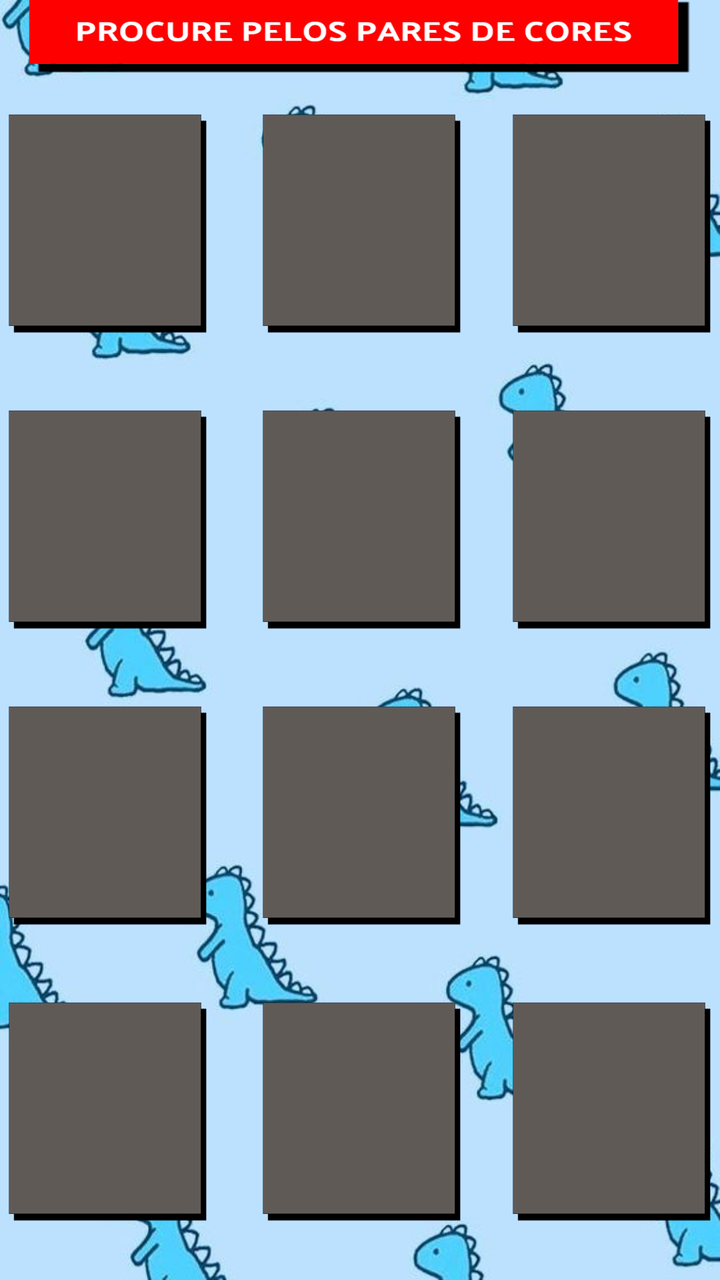
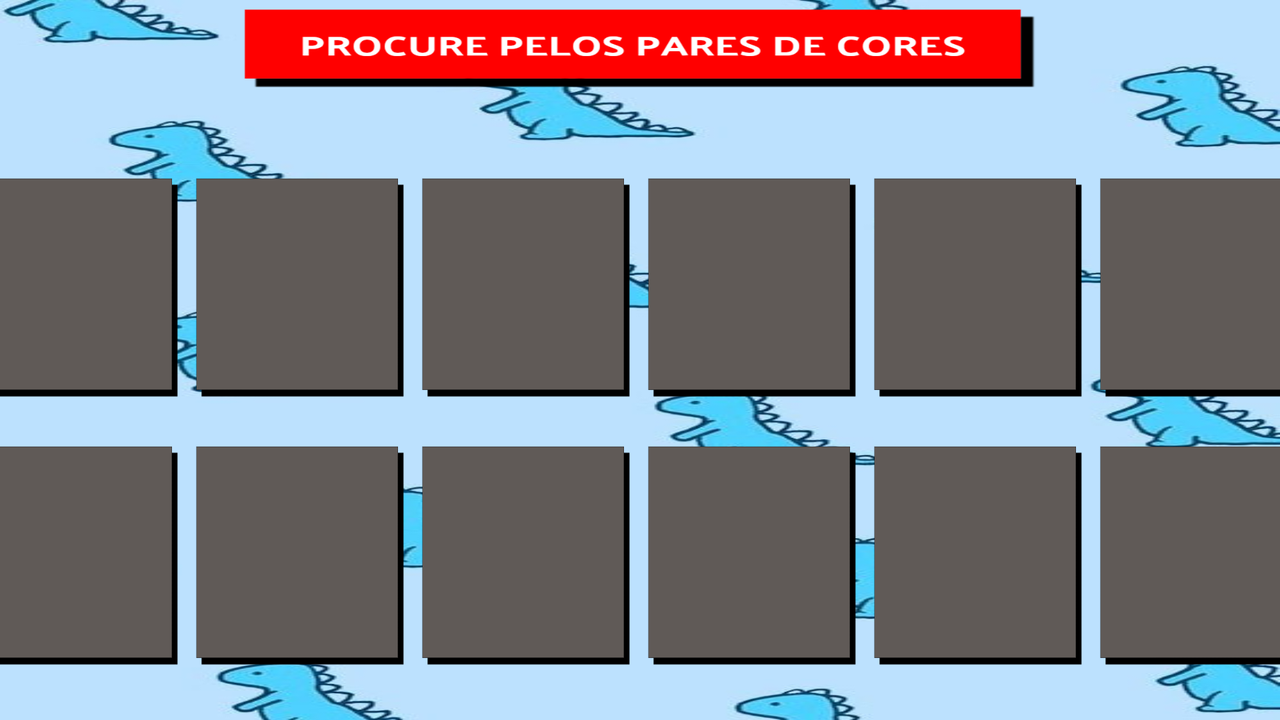

The same Android screen from two of the app's own layout files: first res/layout/ as a phone draws it, then the repository's variant for another configuration, drawn on a device whose configuration selects that folder. Both files follow.
<!-- AndroidManifest.xml: application theme AppTheme -->
<!-- res/layout/activity_jogo_da_memoria_acitivity.xml -->
<?xml version="1.0" encoding="utf-8"?>
<androidx.constraintlayout.widget.ConstraintLayout xmlns:android="http://schemas.android.com/apk/res/android"
    xmlns:app="http://schemas.android.com/apk/res-auto"
    xmlns:tools="http://schemas.android.com/tools"
    android:layout_width="match_parent"
    android:layout_height="match_parent"
    android:background="@drawable/dinos"
    tools:context=".JogoDaMemoriaAcitivity">


    <TextView
        android:id="@+id/title_text"
        android:layout_width="332dp"
        android:layout_height="40dp"
        android:background="@drawable/paresdecores"
        android:fontFamily="@font/poppins_medium"
        android:textAlignment="center"
        android:textColor="#2196F3"
        android:textSize="@dimen/top_label_size"
        app:layout_constraintBottom_toTopOf="@+id/main_grid"
        app:layout_constraintEnd_toEndOf="parent"
        app:layout_constraintStart_toStartOf="parent"
        app:layout_constraintTop_toTopOf="parent"
        app:layout_constraintVertical_bias="0.573" />

    <GridLayout
        android:id="@+id/main_grid"
        android:layout_width="397dp"
        android:layout_height="581dp"
        android:columnCount="3"
        android:rowCount="4"
        android:rowOrderPreserved="true"
        app:layout_constraintBottom_toBottomOf="parent"
        app:layout_constraintEnd_toEndOf="parent"
        app:layout_constraintStart_toStartOf="parent"
        app:layout_constraintTop_toTopOf="parent"
        app:layout_constraintVertical_bias="0.56">

        <Button
            android:id="@+id/button"
            style="@style/ButtonsStyle"
            android:layout_width="100dp"
            android:layout_height="110dp"
            android:layout_margin="22dp"
            android:layout_marginTop="24dp"
            android:background="@drawable/cinza"
            app:layout_constraintEnd_toStartOf="@+id/button1"
            app:layout_constraintHorizontal_bias="0.5"
            app:layout_constraintStart_toStartOf="parent" />

        <Button
            android:id="@+id/button1"
            android:layout_width="100dp"
            android:layout_height="110dp"
            android:layout_margin="5dp"
            android:layout_marginTop="24dp"
            android:layout_marginEnd="8dp"
            android:background="@drawable/cinza"
            app:layout_constraintEnd_toStartOf="@+id/button2"
            app:layout_constraintHorizontal_bias="0.5"
            app:layout_constraintStart_toEndOf="@+id/button" />

        <Button
            android:id="@+id/button2"
            android:layout_width="100dp"
            android:layout_height="110dp"
            android:layout_margin="20dp"
            android:layout_marginTop="24dp"
            android:background="@drawable/cinza"
            app:layout_constraintEnd_toEndOf="parent"
            app:layout_constraintHorizontal_bias="0.5"
            app:layout_constraintStart_toEndOf="@+id/button1" />

        <Button
            android:id="@+id/button3"
            android:layout_width="100dp"
            android:layout_height="110dp"
            android:layout_margin="22dp"
            android:layout_marginTop="16dp"
            android:background="@drawable/cinza"
            app:layout_constraintEnd_toStartOf="@+id/button4"
            app:layout_constraintHorizontal_bias="0.5"
            app:layout_constraintStart_toStartOf="parent"
            app:layout_constraintTop_toBottomOf="@+id/button" />

        <Button
            android:id="@+id/button4"
            android:layout_width="100dp"
            android:layout_height="110dp"
            android:layout_margin="5dp"
            android:layout_marginTop="16dp"
            android:background="@drawable/cinza"
            app:layout_constraintEnd_toStartOf="@+id/button5"
            app:layout_constraintHorizontal_bias="0.5"
            app:layout_constraintStart_toEndOf="@+id/button3"
            app:layout_constraintTop_toBottomOf="@+id/button1" />

        <Button
            android:id="@+id/button5"
            style="@style/ButtonsStyle"
            android:layout_width="100dp"
            android:layout_height="110dp"
            android:layout_margin="20dp"
            android:layout_marginTop="16dp"
            android:background="@drawable/cinza"
            app:layout_constraintEnd_toEndOf="parent"
            app:layout_constraintHorizontal_bias="0.5"
            app:layout_constraintStart_toEndOf="@+id/button4"
            app:layout_constraintTop_toBottomOf="@+id/button2" />

        <Button
            android:id="@+id/button6"
            android:layout_width="100dp"
            android:layout_height="110dp"
            android:layout_margin="22dp"
            android:layout_marginTop="16dp"
            android:background="@drawable/cinza"
            app:layout_constraintEnd_toStartOf="@+id/button7"
            app:layout_constraintHorizontal_bias="0.5"
            app:layout_constraintStart_toStartOf="parent"
            app:layout_constraintTop_toBottomOf="@+id/button5" />

        <Button
            android:id="@+id/button8"
            android:layout_width="100dp"
            android:layout_height="110dp"
            android:layout_margin="5dp"
            android:layout_marginStart="8dp"
            android:layout_marginTop="16dp"
            android:background="@drawable/cinza"
            app:layout_constraintEnd_toEndOf="parent"
            app:layout_constraintHorizontal_bias="0.5"
            app:layout_constraintStart_toEndOf="@+id/button7"
            app:layout_constraintTop_toBottomOf="@+id/button4" />

        <Button
            android:id="@+id/button7"
            android:layout_width="100dp"
            android:layout_height="110dp"
            android:layout_margin="20dp"
            android:layout_marginTop="16dp"
            android:layout_marginEnd="8dp"
            android:background="@drawable/cinza"
            app:layout_constraintEnd_toStartOf="@+id/button8"
            app:layout_constraintHorizontal_bias="0.5"
            app:layout_constraintStart_toEndOf="@+id/button6"
            app:layout_constraintTop_toBottomOf="@+id/button4" />

        <Button
            android:id="@+id/button9"
            android:layout_width="100dp"
            android:layout_height="110dp"
            android:layout_margin="22dp"
            android:layout_marginTop="16dp"
            android:background="@drawable/cinza"
            app:layout_constraintStart_toStartOf="parent"
            app:layout_constraintTop_toBottomOf="@+id/button6" />

        <Button
            android:id="@+id/button10"
            android:layout_width="100dp"
            android:layout_height="110dp"
            android:layout_margin="5dp"
            android:layout_marginTop="16dp"
            android:layout_marginEnd="8dp"
            android:background="@drawable/cinza"
            app:layout_constraintEnd_toStartOf="@+id/button11"
            app:layout_constraintStart_toEndOf="@+id/button9"
            app:layout_constraintTop_toBottomOf="@+id/button7" />

        <Button
            android:id="@+id/button11"
            android:layout_width="100dp"
            android:layout_height="110dp"
            android:layout_margin="20dp"
            android:layout_marginTop="16dp"
            android:background="@drawable/cinza"
            app:layout_constraintEnd_toEndOf="parent"
            app:layout_constraintHorizontal_bias="0.5"
            app:layout_constraintStart_toEndOf="@+id/button10"
            app:layout_constraintTop_toBottomOf="@+id/button8" />

    </GridLayout>


</androidx.constraintlayout.widget.ConstraintLayout>
<!-- resources referenced by this layout -->
<resources>
  <dimen name="top_label_size">20sp</dimen>
  <!-- drawable cinza: png bitmap (drawable, 2454 bytes) -->
  <!-- drawable dinos: png bitmap (drawable, 38121 bytes) -->
  <!-- drawable paresdecores: png bitmap (drawable, 6071 bytes) -->
  <style name="ButtonsStyle">
          <item name="android:layout_width">@dimen/buttons_height_and_width</item>
          <item name="android:layout_height">@dimen/buttons_height_and_width</item>
      </style>
  <style name="AppTheme" parent="Theme.AppCompat.Light.NoActionBar">
          
          <item name="colorPrimary">@color/colorPrimary</item>
          <item name="colorPrimaryDark">@color/colorPrimaryDark</item>
      </style>
  <dimen name="buttons_height_and_width">120dp</dimen>
  <color name="colorPrimary">#465881</color>
  <color name="colorPrimaryDark">#1b2a49</color>
</resources>
<!-- res/layout-land/activity_jogo_da_memoria_acitivity.xml (the repository's variant of the layout above) -->
<!-- drawn on the phone turned sideways -->
<?xml version="1.0" encoding="utf-8"?>
<androidx.constraintlayout.widget.ConstraintLayout xmlns:android="http://schemas.android.com/apk/res/android"
    xmlns:app="http://schemas.android.com/apk/res-auto"
    xmlns:tools="http://schemas.android.com/tools"
    android:layout_width="match_parent"
    android:layout_height="match_parent"
    android:background="@drawable/dinos"
    tools:context=".JogoDaMemoriaAcitivity">


    <TextView
        android:id="@+id/title_text"
        android:layout_width="397dp"
        android:layout_height="40dp"
        android:background="@drawable/paresdecores"
        android:fontFamily="@font/poppins_medium"
        android:textAlignment="center"

        android:textSize="20sp"
        app:layout_constraintBottom_toBottomOf="parent"
        app:layout_constraintEnd_toEndOf="parent"
        app:layout_constraintStart_toStartOf="parent"
        app:layout_constraintTop_toTopOf="parent"
        app:layout_constraintVertical_bias="0.011" />

    <GridLayout
        android:id="@+id/main_grid"
        android:layout_width="672dp"
        android:layout_height="279dp"
        android:columnCount="6"
        android:orientation="horizontal"
        android:rowCount="2"
        android:rowOrderPreserved="true"
        app:layout_constraintBottom_toBottomOf="parent"
        app:layout_constraintEnd_toEndOf="parent"
        app:layout_constraintHorizontal_bias="0.491"
        app:layout_constraintStart_toStartOf="parent"
        app:layout_constraintTop_toTopOf="parent"
        app:layout_constraintVertical_bias="0.803">

        <Button
            android:id="@+id/button"
            style="@style/ButtonsStyle"
            android:layout_width="105dp"
            android:layout_height="110dp"
            android:layout_marginTop="24dp"
            android:background="@drawable/cinza"
            app:layout_constraintEnd_toStartOf="@+id/button1"
            app:layout_constraintHorizontal_bias="0.5"
            app:layout_constraintStart_toStartOf="parent" />

        <Button
            android:id="@+id/button1"
            android:layout_width="105dp"
            android:layout_height="110dp"
            android:layout_marginStart="8dp"
            android:layout_marginTop="24dp"
            android:layout_marginEnd="8dp"
            android:background="@drawable/cinza"
            app:layout_constraintEnd_toStartOf="@+id/button2"
            app:layout_constraintHorizontal_bias="0.5"
            app:layout_constraintStart_toEndOf="@+id/button" />

        <Button
            android:id="@+id/button2"
            android:layout_width="105dp"
            android:layout_height="110dp"
            android:layout_marginTop="24dp"
            android:background="@drawable/cinza"
            app:layout_constraintEnd_toEndOf="parent"
            app:layout_constraintHorizontal_bias="0.5"
            app:layout_constraintStart_toEndOf="@+id/button1" />

        <Button
            android:id="@+id/button3"
            android:layout_width="105dp"
            android:layout_height="110dp"
            android:layout_margin="8dp"
            android:layout_marginTop="24dp"
            android:background="@drawable/cinza"
            app:layout_constraintEnd_toStartOf="@+id/button4"
            app:layout_constraintHorizontal_bias="0.5"
            app:layout_constraintStart_toStartOf="parent"
            app:layout_constraintTop_toBottomOf="@+id/button" />

        <Button
            android:id="@+id/button4"
            android:layout_width="105dp"
            android:layout_height="110dp"
            android:layout_marginTop="24dp"
            android:background="@drawable/cinza"
            app:layout_constraintEnd_toStartOf="@+id/button5"
            app:layout_constraintHorizontal_bias="0.5"
            app:layout_constraintStart_toEndOf="@+id/button3"
            app:layout_constraintTop_toBottomOf="@+id/button1" />

        <Button
            android:id="@+id/button5"
            style="@style/ButtonsStyle"
            android:layout_width="105dp"
            android:layout_height="110dp"
            android:layout_marginTop="24dp"
            android:background="@drawable/cinza"
            app:layout_constraintEnd_toEndOf="parent"
            app:layout_constraintHorizontal_bias="0.5"
            app:layout_constraintStart_toEndOf="@+id/button4"
            app:layout_constraintTop_toBottomOf="@+id/button2" />

        <Button
            android:id="@+id/button6"
            android:layout_width="105dp"
            android:layout_height="110dp"
            android:layout_marginTop="16dp"
            android:background="@drawable/cinza"
            app:layout_constraintEnd_toStartOf="@+id/button7"
            app:layout_constraintHorizontal_bias="0.5"
            app:layout_constraintStart_toStartOf="parent"
            app:layout_constraintTop_toBottomOf="@+id/button5" />

        <Button
            android:id="@+id/button8"
            android:layout_width="105dp"
            android:layout_height="110dp"
            android:layout_marginStart="8dp"
            android:layout_marginTop="16dp"
            android:background="@drawable/cinza"
            app:layout_constraintEnd_toEndOf="parent"
            app:layout_constraintHorizontal_bias="0.5"
            app:layout_constraintStart_toEndOf="@+id/button7"
            app:layout_constraintTop_toBottomOf="@+id/button4" />

        <Button
            android:id="@+id/button7"
            android:layout_width="105dp"
            android:layout_height="110dp"
            android:layout_margin="0dp"
            android:layout_marginStart="8dp"
            android:layout_marginTop="16dp"
            android:layout_marginEnd="8dp"
            android:background="@drawable/cinza"
            app:layout_constraintEnd_toStartOf="@+id/button8"
            app:layout_constraintHorizontal_bias="0.5"
            app:layout_constraintStart_toEndOf="@+id/button6"
            app:layout_constraintTop_toBottomOf="@+id/button4" />

        <Button
            android:id="@+id/button9"
            android:layout_width="105dp"
            android:layout_height="110dp"
            android:layout_margin="8dp"
            android:layout_marginTop="16dp"
            android:background="@drawable/cinza"
            app:layout_constraintStart_toStartOf="parent"
            app:layout_constraintTop_toBottomOf="@+id/button6" />

        <Button
            android:id="@+id/button10"
            android:layout_width="105dp"
            android:layout_height="110dp"
            android:layout_marginTop="16dp"
            android:layout_marginEnd="8dp"
            android:background="@drawable/cinza"
            app:layout_constraintEnd_toStartOf="@+id/button11"
            app:layout_constraintStart_toEndOf="@+id/button9"
            app:layout_constraintTop_toBottomOf="@+id/button7" />

        <Button
            android:id="@+id/button11"
            android:layout_width="105dp"
            android:layout_height="110dp"
            android:layout_marginTop="16dp"
            android:background="@drawable/cinza"
            app:layout_constraintEnd_toEndOf="parent"
            app:layout_constraintHorizontal_bias="0.5"
            app:layout_constraintStart_toEndOf="@+id/button10"
            app:layout_constraintTop_toBottomOf="@+id/button8" />

    </GridLayout>


</androidx.constraintlayout.widget.ConstraintLayout>
<!-- resources referenced by the variant -->
<!-- as the phone turned sideways resolves them -->
<resources>
  <!-- drawable cinza: png bitmap (drawable, 2454 bytes) -->
  <!-- drawable dinos: png bitmap (drawable, 38121 bytes) -->
  <!-- drawable paresdecores: png bitmap (drawable, 6071 bytes) -->
  <style name="ButtonsStyle">
          <item name="android:layout_width">@dimen/buttons_height_and_width</item>
          <item name="android:layout_height">@dimen/buttons_height_and_width</item>
      </style>
  <style name="AppTheme" parent="Theme.AppCompat.Light.NoActionBar">
          
          <item name="colorPrimary">@color/colorPrimary</item>
          <item name="colorPrimaryDark">@color/colorPrimaryDark</item>
      </style>
  <dimen name="buttons_height_and_width">120dp</dimen>
  <color name="colorPrimary">#465881</color>
  <color name="colorPrimaryDark">#1b2a49</color>
</resources>
